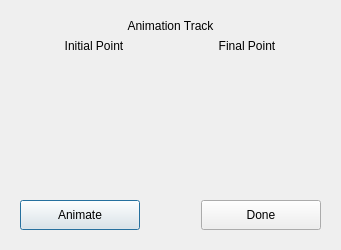
<?xml version="1.0" encoding="UTF-8"?>
<ui version="4.0">
 <class>TrackDialog</class>
 <widget class="QDialog" name="TrackDialog">
  <property name="geometry">
   <rect>
    <x>0</x>
    <y>0</y>
    <width>341</width>
    <height>250</height>
   </rect>
  </property>
  <property name="sizePolicy">
   <sizepolicy hsizetype="Minimum" vsizetype="Minimum">
    <horstretch>0</horstretch>
    <verstretch>0</verstretch>
   </sizepolicy>
  </property>
  <property name="minimumSize">
   <size>
    <width>341</width>
    <height>250</height>
   </size>
  </property>
  <property name="maximumSize">
   <size>
    <width>347</width>
    <height>253</height>
   </size>
  </property>
  <property name="windowTitle">
   <string>Track Dialog</string>
  </property>
  <property name="modal">
   <bool>false</bool>
  </property>
  <layout class="QGridLayout" name="gridLayout">
   <item row="2" column="1">
    <spacer name="verticalSpacer">
     <property name="orientation">
      <enum>Qt::Vertical</enum>
     </property>
     <property name="sizeHint" stdset="0">
      <size>
       <width>20</width>
       <height>40</height>
      </size>
     </property>
    </spacer>
   </item>
   <item row="1" column="2">
    <spacer name="horizontalSpacer_5">
     <property name="orientation">
      <enum>Qt::Horizontal</enum>
     </property>
     <property name="sizeHint" stdset="0">
      <size>
       <width>40</width>
       <height>20</height>
      </size>
     </property>
    </spacer>
   </item>
   <item row="1" column="1">
    <layout class="QVBoxLayout" name="verticalLayout_3">
     <item>
      <layout class="QHBoxLayout" name="horizontalLayout">
       <item>
        <widget class="QLabel" name="Title">
         <property name="sizePolicy">
          <sizepolicy hsizetype="Expanding" vsizetype="Fixed">
           <horstretch>0</horstretch>
           <verstretch>0</verstretch>
          </sizepolicy>
         </property>
         <property name="text">
          <string>&lt;html&gt;&lt;head/&gt;&lt;body&gt;&lt;p align=&quot;center&quot;&gt;Animation Track&lt;/p&gt;&lt;/body&gt;&lt;/html&gt;</string>
         </property>
        </widget>
       </item>
      </layout>
     </item>
     <item>
      <layout class="QHBoxLayout" name="horizontalLayout_5">
       <item>
        <layout class="QVBoxLayout" name="verticalLayout">
         <item>
          <widget class="QLabel" name="label">
           <property name="text">
            <string>&lt;html&gt;&lt;head/&gt;&lt;body&gt;&lt;p align=&quot;center&quot;&gt;Initial Point&lt;/p&gt;&lt;/body&gt;&lt;/html&gt;</string>
           </property>
          </widget>
         </item>
         <item>
          <layout class="QHBoxLayout" name="horizontalLayout_3">
           <item>
            <widget class="CustomSlider" name="InitialX" native="true">
             <property name="sizePolicy">
              <sizepolicy hsizetype="Minimum" vsizetype="Minimum">
               <horstretch>0</horstretch>
               <verstretch>0</verstretch>
              </sizepolicy>
             </property>
             <property name="minimumSize">
              <size>
               <width>70</width>
               <height>135</height>
              </size>
             </property>
             <property name="maximumSize">
              <size>
               <width>70</width>
               <height>135</height>
              </size>
             </property>
            </widget>
           </item>
           <item>
            <widget class="CustomSlider" name="InitialY" native="true">
             <property name="sizePolicy">
              <sizepolicy hsizetype="Minimum" vsizetype="Minimum">
               <horstretch>0</horstretch>
               <verstretch>0</verstretch>
              </sizepolicy>
             </property>
             <property name="minimumSize">
              <size>
               <width>70</width>
               <height>135</height>
              </size>
             </property>
             <property name="maximumSize">
              <size>
               <width>70</width>
               <height>135</height>
              </size>
             </property>
            </widget>
           </item>
          </layout>
         </item>
        </layout>
       </item>
       <item>
        <layout class="QVBoxLayout" name="verticalLayout_2">
         <item>
          <widget class="QLabel" name="label_2">
           <property name="text">
            <string>&lt;html&gt;&lt;head/&gt;&lt;body&gt;&lt;p align=&quot;center&quot;&gt;Final Point&lt;/p&gt;&lt;/body&gt;&lt;/html&gt;</string>
           </property>
          </widget>
         </item>
         <item>
          <layout class="QHBoxLayout" name="horizontalLayout_4">
           <item>
            <widget class="CustomSlider" name="FinalX" native="true">
             <property name="sizePolicy">
              <sizepolicy hsizetype="Minimum" vsizetype="Minimum">
               <horstretch>0</horstretch>
               <verstretch>0</verstretch>
              </sizepolicy>
             </property>
             <property name="minimumSize">
              <size>
               <width>70</width>
               <height>135</height>
              </size>
             </property>
             <property name="maximumSize">
              <size>
               <width>70</width>
               <height>135</height>
              </size>
             </property>
            </widget>
           </item>
           <item>
            <widget class="CustomSlider" name="FinalY" native="true">
             <property name="sizePolicy">
              <sizepolicy hsizetype="Minimum" vsizetype="Minimum">
               <horstretch>0</horstretch>
               <verstretch>0</verstretch>
              </sizepolicy>
             </property>
             <property name="minimumSize">
              <size>
               <width>70</width>
               <height>135</height>
              </size>
             </property>
             <property name="maximumSize">
              <size>
               <width>70</width>
               <height>135</height>
              </size>
             </property>
            </widget>
           </item>
          </layout>
         </item>
        </layout>
       </item>
      </layout>
     </item>
     <item>
      <layout class="QHBoxLayout" name="horizontalLayout_2">
       <item>
        <widget class="QPushButton" name="AnimateBtn">
         <property name="sizePolicy">
          <sizepolicy hsizetype="Minimum" vsizetype="Minimum">
           <horstretch>120</horstretch>
           <verstretch>30</verstretch>
          </sizepolicy>
         </property>
         <property name="minimumSize">
          <size>
           <width>120</width>
           <height>30</height>
          </size>
         </property>
         <property name="maximumSize">
          <size>
           <width>120</width>
           <height>30</height>
          </size>
         </property>
         <property name="text">
          <string>Animate</string>
         </property>
        </widget>
       </item>
       <item>
        <spacer name="horizontalSpacer_3">
         <property name="orientation">
          <enum>Qt::Horizontal</enum>
         </property>
         <property name="sizeType">
          <enum>QSizePolicy::Minimum</enum>
         </property>
         <property name="sizeHint" stdset="0">
          <size>
           <width>55</width>
           <height>20</height>
          </size>
         </property>
        </spacer>
       </item>
       <item>
        <widget class="QPushButton" name="DoneBtn">
         <property name="sizePolicy">
          <sizepolicy hsizetype="Minimum" vsizetype="Minimum">
           <horstretch>120</horstretch>
           <verstretch>30</verstretch>
          </sizepolicy>
         </property>
         <property name="minimumSize">
          <size>
           <width>120</width>
           <height>30</height>
          </size>
         </property>
         <property name="maximumSize">
          <size>
           <width>120</width>
           <height>30</height>
          </size>
         </property>
         <property name="text">
          <string>Done</string>
         </property>
        </widget>
       </item>
      </layout>
     </item>
    </layout>
   </item>
   <item row="1" column="0">
    <spacer name="horizontalSpacer_4">
     <property name="orientation">
      <enum>Qt::Horizontal</enum>
     </property>
     <property name="sizeHint" stdset="0">
      <size>
       <width>40</width>
       <height>20</height>
      </size>
     </property>
    </spacer>
   </item>
   <item row="0" column="1">
    <spacer name="verticalSpacer_2">
     <property name="orientation">
      <enum>Qt::Vertical</enum>
     </property>
     <property name="sizeHint" stdset="0">
      <size>
       <width>20</width>
       <height>40</height>
      </size>
     </property>
    </spacer>
   </item>
  </layout>
 </widget>
 <customwidgets>
  <customwidget>
   <class>CustomSlider</class>
   <extends>QWidget</extends>
   <header location="global">src/gui/headers/customslider.h</header>
   <container>1</container>
  </customwidget>
 </customwidgets>
 <resources/>
 <connections/>
</ui>
